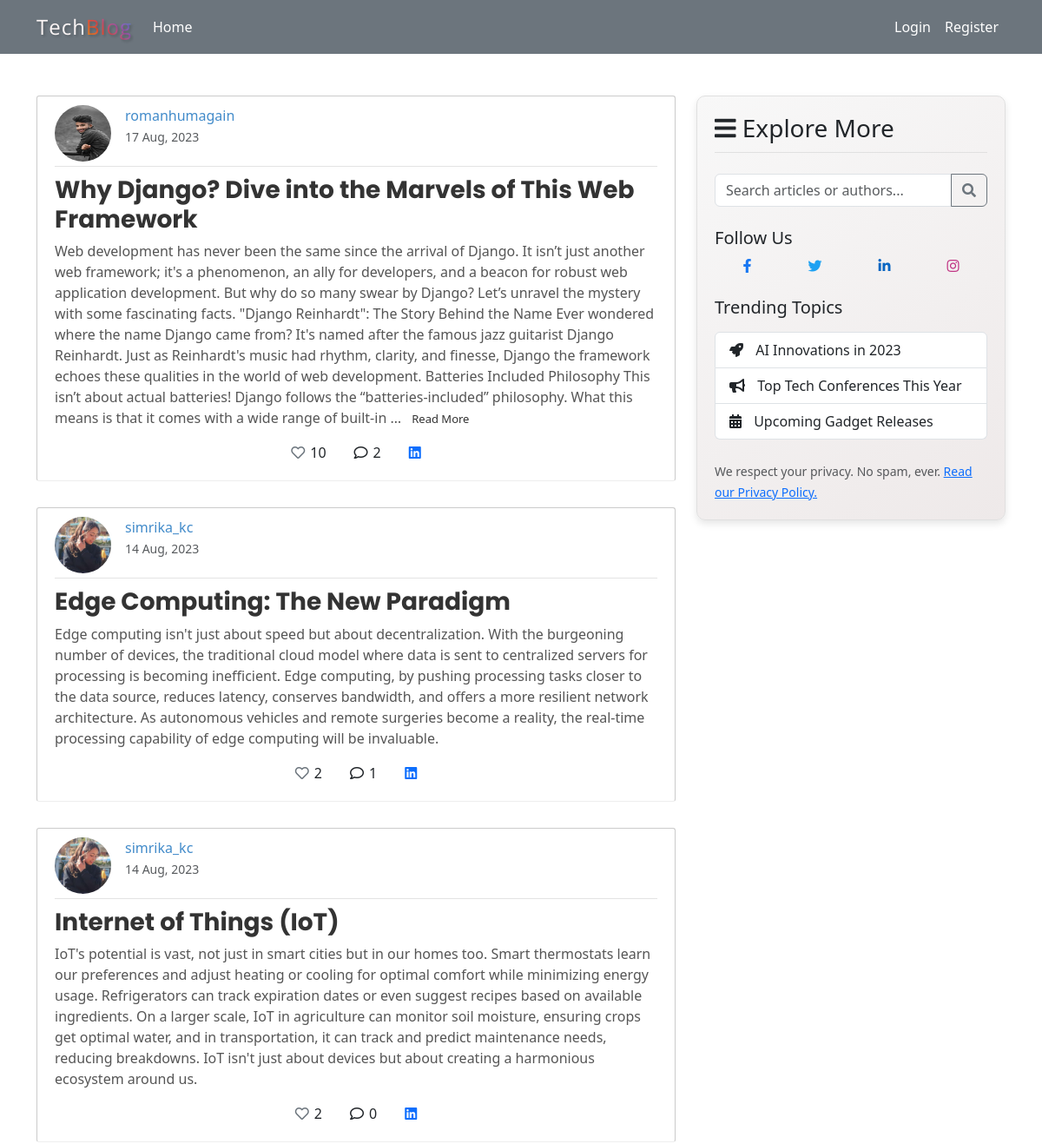
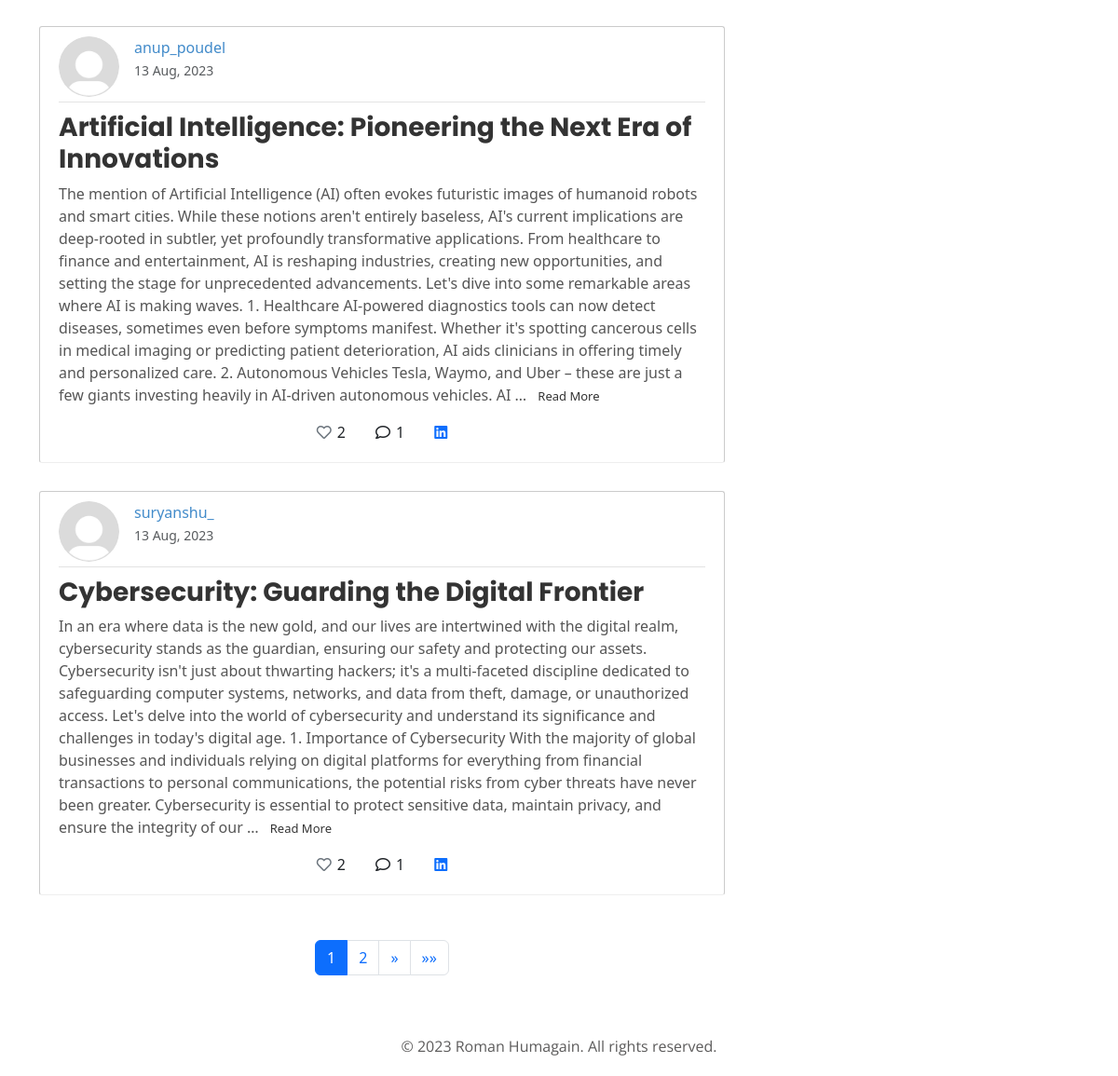
The page / on the database its author committed (2 pictures, top to bottom).
### Blog/models.py (models this page shows, shortened)
class BlogPost(models.Model):
  author = models.ForeignKey(User , on_delete=models.CASCADE , related_name='posts')
  slug = models.SlugField(null=True,unique=True)
  title = models.CharField(max_length=100)
  content = models.TextField()
  date_posted = models.DateTimeField(default = timezone.now)
  likes_count = models.IntegerField(null=True, default=0)
  def get_absolute_url(self):
    return reverse('post-details' , kwargs={'slug':self.slug})

### Users/models.py (models this page shows, shortened)
class Profile(models.Model):
    user = models.OneToOneField(User, on_delete=models.CASCADE)
    previous_logged_in_date = models.DateTimeField(null=True , blank=True)
    slug = models.SlugField(null=True,unique=True)
    profile_pic = models.ImageField(default='profile_pics/default.jpg', upload_to='profile_pics')
    bio = models.TextField(null=True, default=None)
    follower_count = models.IntegerField(null=True, default=0)
    following = models.ManyToManyField('self' , through = 'Follow' , related_name='followers' , symmetrical=False)

### Blog/views.py (the view)
# urls.py: path('' , PostListView.as_view() , name="blog-home"),
class PostListView(ListView):
    model = BlogPost
    template_name = 'blog/home.html'
    context_object_name = 'posts'
    ordering = ['-date_posted']
    paginate_by = 5
    def get_queryset(self):
        queryset = super().get_queryset()
        search = self.request.GET.get('search')
        if search:
            queryset = queryset.filter(Q(title__icontains=search)|
                                       Q(content__icontains=search)|
                                       Q(author__username__icontains=search))
        return queryset
    def get_context_data(self, **kwargs):
        context = super().get_context_data(**kwargs)
        if self.request.user.is_authenticated:
            user_liked_post_ids = Like.objects.filter(user=self.request.user).values_list('post__id', flat=True)
            context['user_liked_post_ids'] = list(user_liked_post_ids)
        return context

### Blog/templates/blog/home.html (shortened to what this page needs)
{% extends 'blog/base.html' %}
{% load static %}
{% block search_bar %}
<form autocomplete="off">
    <div class="input-group mb-4">
        <input type="text" class="form-control" name="search" placeholder="Search articles or authors..."
            aria-label="Search">
        <button class="btn btn-outline-secondary" type="submit" id="search-button"><i
                class="fas fa-search"></i></button>
    </div>
</form>
{% endblock %}
{% block body %}
{% for post in posts %}
<article class="media content-section">
    <div class="media-body">
        <div class="article-metadata d-flex align-items-start">
            <img class="rounded-circle article-img mr-3 mb-1" src="{{ post.author.profile.profile_pic.url }}"
                style="width: 65px; height: 65px;">
            <div>
                {% if user.profile.slug == post.author.profile.slug %}
                <a href="{% url 'user_profile' %}" class="d-block font-weight-bold">
                    {{ post.author }}
                </a>
                {% else %}
                <a href="{% url 'user-profile-details' post.author.profile.slug  %}" class="d-block font-weight-bold">
                    {{post.author }}
                </a>
                {% endif %}
                <small class="text-muted">{{ post.date_posted|date:"j M, Y" }}</small>
            </div>
        </div>
        <h3 class="mt-2"><a class="article-title" href="{% url 'post-details' post.slug %}">{{ post.title }}</a></h3>
        <p class="article-content" style="display: inline;">{{ post.content|truncatewords:120 }}</p>
        {% if post.content|wordcount > 120 %}
        <a href="{% url 'post-details' post.slug %}" class="read-more-link">Read More</a>
        {% endif %}
    </div>
    <div class="icons-container d-flex justify-content-center align-items-center mt-3">
        <a href="{% url 'like_post' post.id %}"
            class="icon-link like-btn d-flex align-items-center mx-3 text-decoration-none" data-post-id="{{ post.id }}">
            <i class="{% if post.id in user_liked_post_ids %}fas fa-heart text-danger{% else %}far fa-heart text-secondary {% endif %}"></i>
            <span class="icon-count ml-2 text-dark">{{ post.likes_count }}</span>
        </a>
        <a href="{% url 'post-details' post.slug  %}#comments"
            class="icon-link comment-icon d-flex align-items-center mx-3 text-decoration-none">
            <i class="far fa-comment text-dark" ></i>
            <span class="icon-count ml-2 text-dark">{{ post.blogcomment_set.count }}</span>
        </a>
        <a href="https://www.linkedin.com/shareArticle?mini=true&url={{ request.build_absolute_uri|add:post.get_absolute_url }}&title={{ post.title }}"
            target="_blank" class="icon-link d-flex align-items-center mx-3 text-decoration-none">
            <i class="fab fa-linkedin text-primary"></i>
        </a>
    </div>
</article>
{% endfor %}
<div class="container mt-5">
    <nav aria-label="Page navigation">
        <ul class="pagination justify-content-center">
            {% if is_paginated %}
            {% for num in page_obj.paginator.page_range %}
            {% if page_obj.number == num %}
            <li class="page-item active">
                <span class="page-link">{{ num }}</span>
            </li>
            {% elif num > page_obj.number|add:'-2' and num < page_obj.number|add:'2' %} <li class="page-item">
                <a class="page-link" href="?page={{ num }}">{{ num }}</a>
                </li>
                {% endif %}
                {% endfor %}
                {% if page_obj.has_next %}
                <li class="page-item">
                    <a class="page-link" href="?page={{ page_obj.next_page_number }}" aria-label="Next"><span
                            aria-hidden="true">&raquo;</span></a>
                </li>
                <li class="page-item">
                    <a class="page-link" href="?page={{ page_obj.paginator.num_pages }}" aria-label="Last"><span
                            aria-hidden="true">&raquo;&raquo;</span></a>
                </li>
                {% endif %}
                {% endif %}
        </ul>
    </nav>
</div>
{% endblock body %}

### Blog/static/blog/css/base.css (style rules this page uses)
body { font-family: 'Nunito', sans-serif; background-color: #fff; color: #333; }
.content-section { background: #ffffff; padding: 10px 20px; border: 1px solid #cbcbcb; border-radius: 3px; margin-bottom: 20px; }
.article-title { color: #444444; text-decoration: none; }
.article-img { height: 65px; width: 65px; margin-right: 16px; }
.article-metadata { padding-bottom: 1px; margin-bottom: 4px; border-bottom: 1px solid #e3e3e3; text-decoration: none; }
.article-metadata a { font-weight: normal; color: #428bca; text-decoration: none; }
.article-title { font-family: 'Poppins', sans-serif; font-weight: 700; color: #333; text-decoration: none; margin-top: 10px; display: block; }
.article-content { font-size: 16px; line-height: 1.5; color: #555; margin-top: 20px; }
.article-content { white-space: pre-line; }
.media.content-section { margin-bottom: 30px; border-bottom: 1px solid #eee; padding-bottom: 20px; }
.text-muted { font-weight: lighter; }
.read-more-link { text-decoration: none; color: #333; position: relative; margin-left: 8px; transition: color 0.3s; font-size: small; }
.read-more-link::after { content: ''; position: absolute; bottom: 0; left: 0; width: 0; height: 1px; background: #333; transition: width 0.4s; }

### rows shown on the page
BlogPost: author.profile.profile_pic (picture), author "romanhumagain", date_posted "17 Aug, 2023", title "Why Django? Dive into the Marvels of This Web Framework", content "Web development has never been the same since the arrival of Django. It isn’t just another web framework; it's a phenomenon, an ally for developers, and a beacon for robust web application development. But why do so many swear by Django? Let’s unravel the mystery with some fascinating facts. \"Django Reinhardt\": The Story Behind the Name Ever wondered where the name Django came from? It's named after the famous jazz guitarist Django Reinhardt. Just as Reinhardt's music had rhythm, clarity, and finesse, Django the framework echoes these qualities in the world of web development. Batteries Included Philosophy This isn’t about actual batteries! Django follows the “batteries-included”…", shows "Read More", likes_count "10", blogcomment_set.count "2"
BlogPost: author.profile.profile_pic (picture), author "simrika_kc", date_posted "14 Aug, 2023", title "Edge Computing: The New Paradigm", content "Edge computing isn't just about speed but about decentralization. With the burgeoning number of devices, the traditional cloud model where data is sent to centralized servers for processing is becoming inefficient. Edge computing, by pushing processing tasks closer to the data source, reduces latency, conserves bandwidth, and offers a more resilient network architecture. As autonomous vehicles and remote surgeries become a reality, the real-time processing capability of edge computing will be invaluable.", likes_count "2", blogcomment_set.count "1"
BlogPost: author.profile.profile_pic (picture), author "simrika_kc", date_posted "14 Aug, 2023", title "Internet of Things (IoT)", content "IoT's potential is vast, not just in smart cities but in our homes too. Smart thermostats learn our preferences and adjust heating or cooling for optimal comfort while minimizing energy usage. Refrigerators can track expiration dates or even suggest recipes based on available ingredients. On a larger scale, IoT in agriculture can monitor soil moisture, ensuring crops get optimal water, and in transportation, it can track and predict maintenance needs, reducing breakdowns. IoT isn't just about devices but about creating a harmonious ecosystem around us.", likes_count "2", blogcomment_set.count "0"
BlogPost: author.profile.profile_pic (placeholder picture), author "anup_poudel", date_posted "13 Aug, 2023", title "Artificial Intelligence: Pioneering the Next Era of Innovations", content "The mention of Artificial Intelligence (AI) often evokes futuristic images of humanoid robots and smart cities. While these notions aren't entirely baseless, AI's current implications are deep-rooted in subtler, yet profoundly transformative applications. From healthcare to finance and entertainment, AI is reshaping industries, creating new opportunities, and setting the stage for unprecedented advancements. Let's dive into some remarkable areas where AI is making waves. 1. Healthcare AI-powered diagnostics tools can now detect diseases, sometimes even before symptoms manifest. Whether it's spotting cancerous cells in medical imaging or predicting patient deterioration, AI aids clinicians…", shows "Read More", likes_count "2", blogcomment_set.count "1"
BlogPost: author.profile.profile_pic (placeholder picture), author "suryanshu_", date_posted "13 Aug, 2023", title "Cybersecurity: Guarding the Digital Frontier", content "In an era where data is the new gold, and our lives are intertwined with the digital realm, cybersecurity stands as the guardian, ensuring our safety and protecting our assets. Cybersecurity isn't just about thwarting hackers; it's a multi-faceted discipline dedicated to safeguarding computer systems, networks, and data from theft, damage, or unauthorized access. Let's delve into the world of cybersecurity and understand its significance and challenges in today's digital age. 1. Importance of Cybersecurity With the majority of global businesses and individuals relying on digital platforms for everything from financial transactions to personal communications, the potential risks from cyber…", shows "Read More", likes_count "2", blogcomment_set.count "1"

### other values the page prints
{{ num }} "1"
{{ num }} "2"
